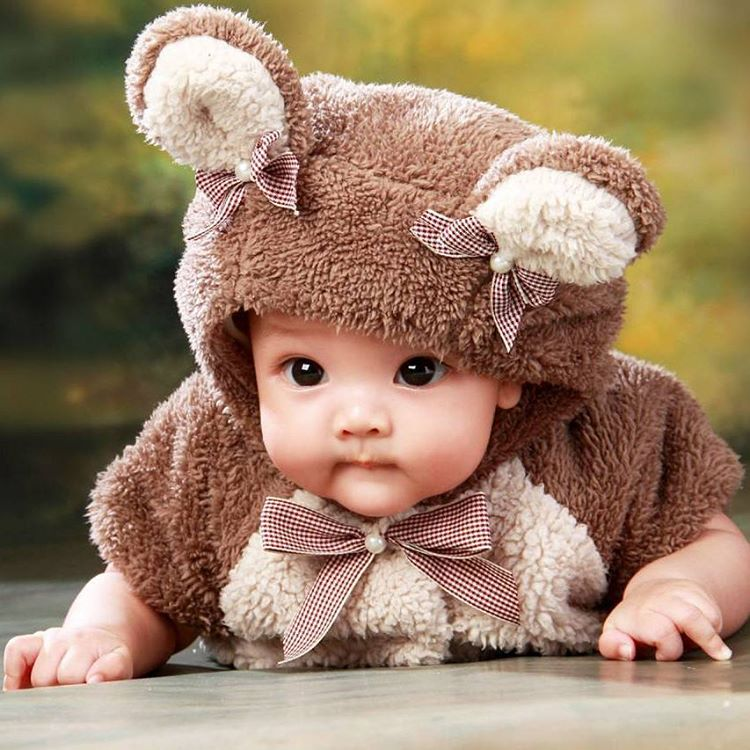
%> input picture baby.jpg, 750 x 750 px
$ octave mid33.m   (GNU Octave 9; MATLAB toolbox functions it lacks are replaced by stand-ins)
%> lines starting %> are read from the running program, lines starting %| are printed output that depends on the picture
in = imread('baby.jpg');
%> in is the input picture: size 750x750x3 uint8; mean R, G, B 155.6, 129.2, 103.6

out = ((383 - 0) / (max(in(:)) - min(in(:)))) * (in - min(in(:)));
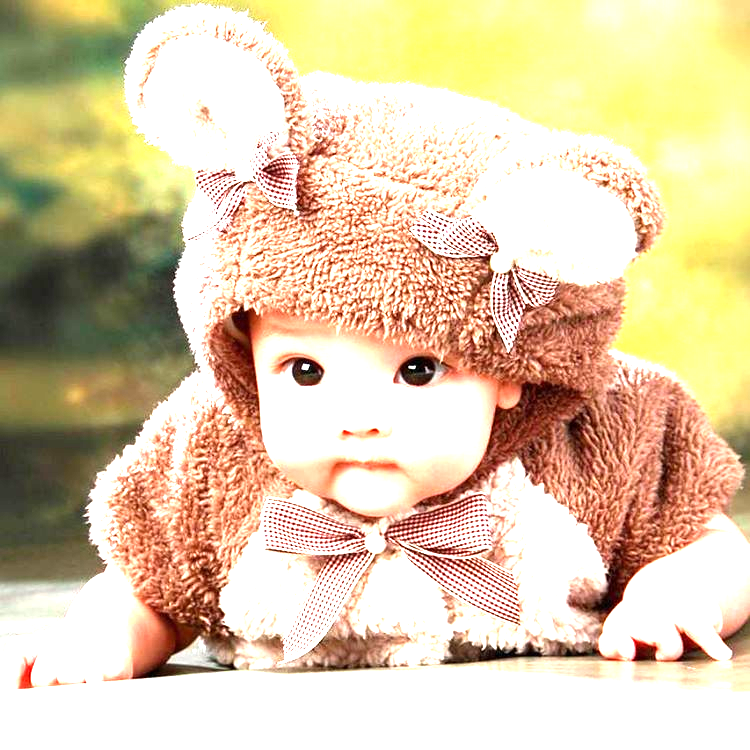
%> out: size 750x750x3 uint8; mean R, G, B 222.7, 202.1, 169.4

subplot(2, 2, 1);
imshow(in);
title("Original Image");

subplot(2, 2, 2);
imshow(out);
title("Normalized Image");

subplot(2, 2, 3);
imhist(in);
title("Original hist");

subplot(2, 2, 4);
imhist(out);
title("Normalized hist");
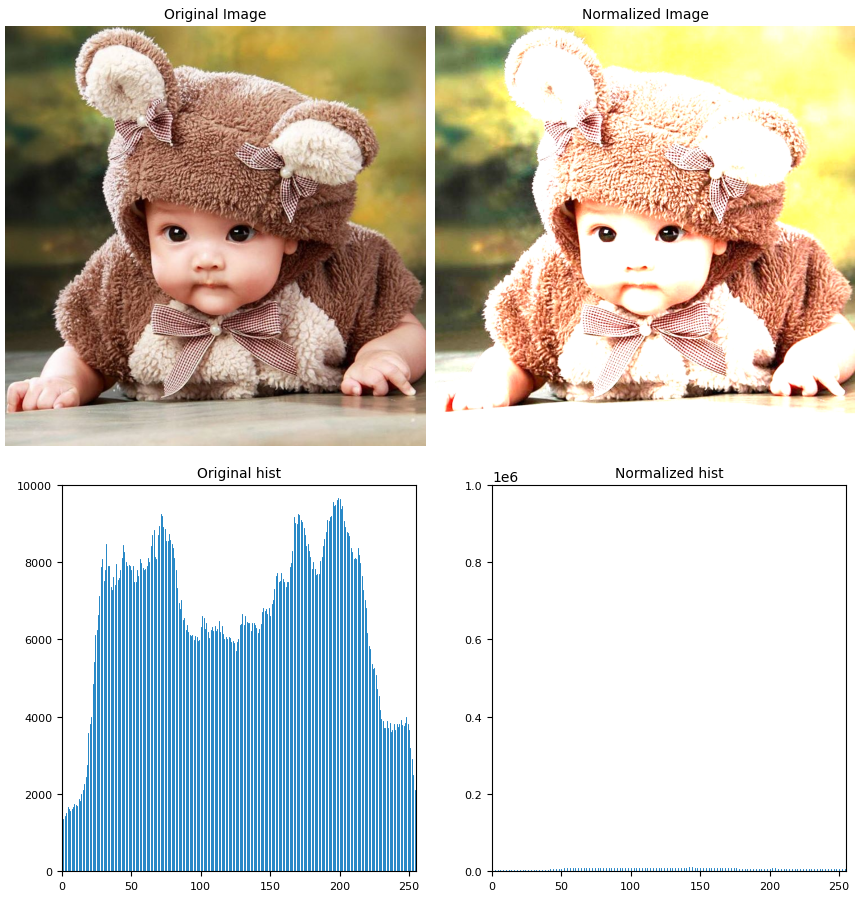
%> figure redrawn from the program's plot data, 4 panels

$ run again, with cat.jpg copied over baby.jpg
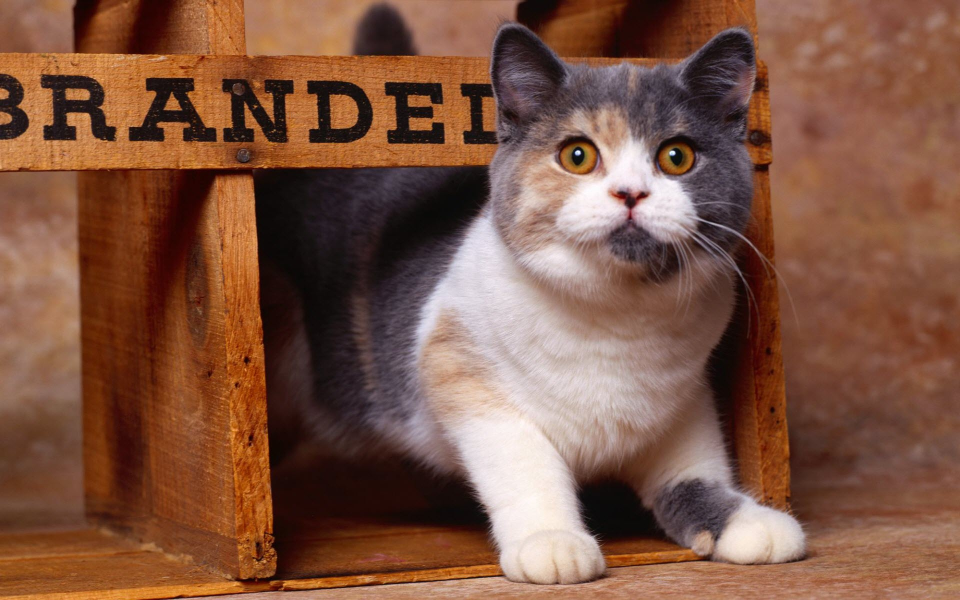
%> input picture cat.jpg, 1920 x 1200 px (shown at 1/2 size)
%> in is the input picture: size 1200x1920x3 uint8; mean R, G, B 126.2, 85.3, 66.6
%> `out = ((383 - 0) / (max(in(:)) - min(in(:)))) * (in - min(in(:)));`:
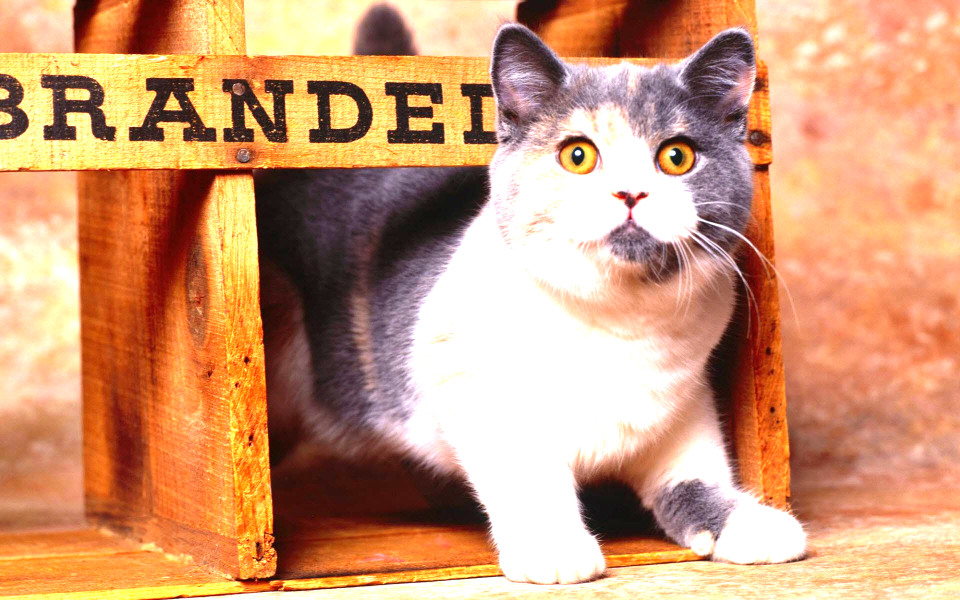
%> out: size 1200x1920x3 uint8 (shown at 1/2 size); mean R, G, B 206, 153.6, 117.7
%> `title("Normalized hist");`:
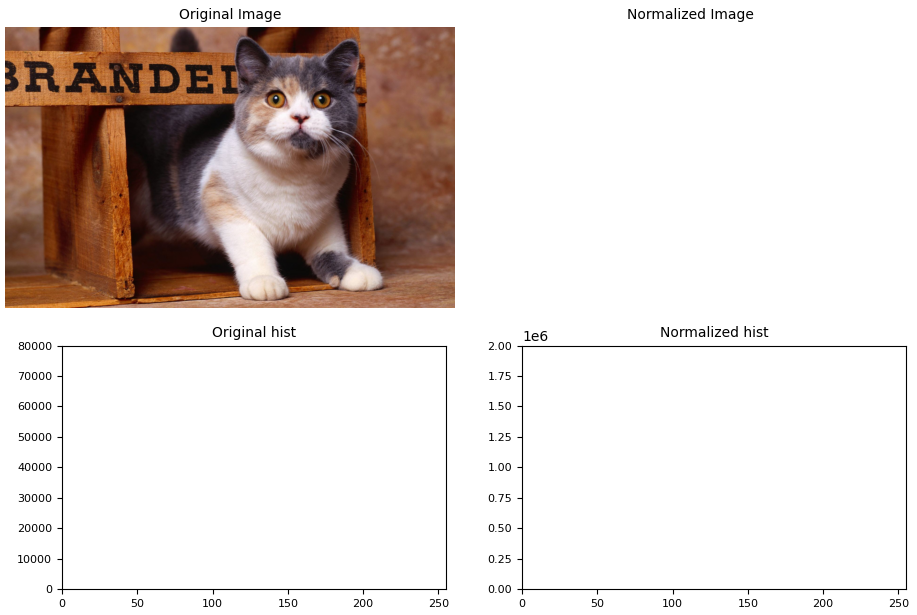
%> figure redrawn from the program's plot data, 4 panels
